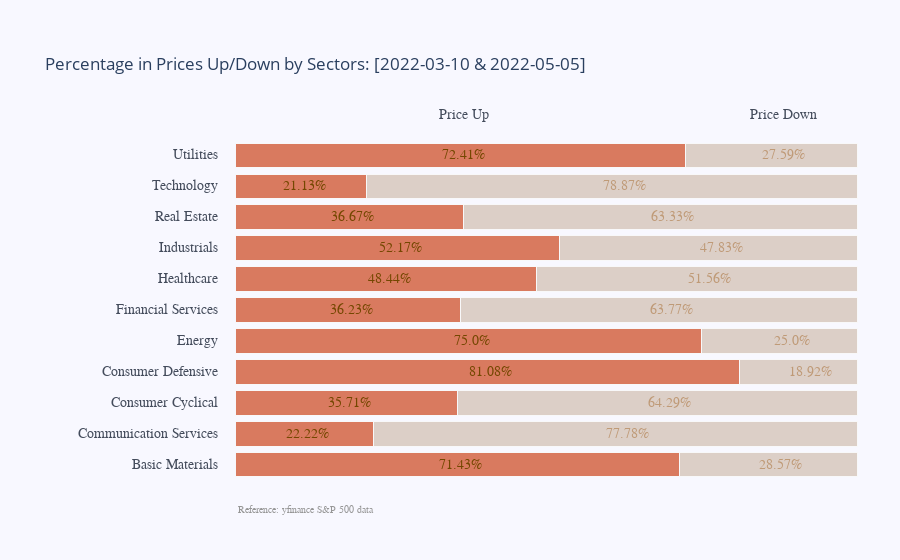

Source (notebook cell):
### Code cell
fig = go.Figure()
for i in range(0, len(x_data[0])):
    for xd, yd in zip(x_data, y_data):
        fig.add_trace(go.Bar(
            x=[xd[i]], y=[yd],
            orientation='h',
            marker=dict(color=colors[i],
                        line=dict(color='rgb(248, 248, 249)', width=1))
            ))
                   
fig.update_layout(
    title = f'Percentage in Prices Up/Down by Sectors: [{time_start} & {time_last}]',
    xaxis=dict(
        showgrid=False,
        showline=False,
        showticklabels=False,
        zeroline=False,
        domain=[0.15, 1]
    ),
    yaxis=dict(
        showgrid=False,
        showline=False,
        showticklabels=False,
        zeroline=False,
    ),
    barmode='stack',
    paper_bgcolor='rgb(248, 248, 255)',
    plot_bgcolor='rgb(248, 248, 255)',
    margin=dict(l=120, r=10, t=140, b=80),
    showlegend=False,
)

annotations = []
for yd, xd in zip(y_data, x_data):
    # labeling the y-axis
    annotations.append(dict(xref='paper', yref='y',
                            x=0.13, y=yd,
                            xanchor='right',
                            text=str(yd),
                            font=dict(family='Arial', size=14,
                                      color='rgb(68,76,92)'),
                            showarrow=False, align='right'))
    
    # labeling (positive)
    annotations.append(dict(xref='x', yref='y',
                            x= (xd[0] +1) / 2, y=yd,
                            text=str(xd[0]) + '%',
                            font=dict(family='Arial', size=14,
                                      color='rgb(116,71,0)'),
                            showarrow=False))
    # labeling on the left
    if yd == y_data[-1]:
        annotations.append(dict(xref='x', yref='paper',
                                x=(xd[0]+1) / 2, y=1.1,
                                text=top_labels[0],
                                font=dict(family='Arial', size=14,
                                          color='rgb(68,76,92)'),
                                showarrow=False))
    space = xd[0] + 2
    for i in range(1, len(xd)):
            # labeling negative percentage
            annotations.append(dict(xref='x', yref='y',
                                    x=space + (xd[i]/2), y=yd,
                                    text=str(xd[i]) + '%',
                                    font=dict(family='Arial', size=14,
                                              color='rgb(191,154,119)'),
                                    showarrow=False))
            # labeling negative title
            if yd == y_data[-1]:
                annotations.append(dict(xref='x', yref='paper',
                                        x=space + (xd[i]/2), y=1.1,
                                        text=top_labels[i],
                                        font=dict(family='Arial', size=14,
                                                  color='rgb(68,76,92)'),
                                        showarrow=False))
            space += xd[i]

annotations.append(dict(xref='paper', yref='paper',
                        x= 0.15, y=-0.109,
                        text="""Reference: yfinance S&P 500 data                         
                        """,
                        font=dict(family='Arial', size=10, color='rgb(150,150,150)'),
                        showarrow=False))

fig.update_layout(annotations=annotations)
fig.show()

### Figure 1 — Plotly figure (JSON) as saved in the notebook; plotly's stock layout.template omitted (floating-point values rounded to 4 significant figures)
{"data": [{"marker": {"color": "rgba(211,92,55, 0.8)", "line": {"color": "rgb(248, 248, 249)", "width": 1}}, "orientation": "h", "type": "bar", "x": [71.43], "y": ["Basic Materials"]}, {"marker": {"color": "rgba(211,92,55, 0.8)", "line": {"color": "rgb(248, 248, 249)", "width": 1}}, "orientation": "h", "type": "bar", "x": [22.22], "y": ["Communication Services"]}, {"marker": {"color": "rgba(211,92,55, 0.8)", "line": {"color": "rgb(248, 248, 249)", "width": 1}}, "orientation": "h", "type": "bar", "x": [35.71], "y": ["Consumer Cyclical"]}, {"marker": {"color": "rgba(211,92,55, 0.8)", "line": {"color": "rgb(248, 248, 249)", "width": 1}}, "orientation": "h", "type": "bar", "x": [81.08], "y": ["Consumer Defensive"]}, {"marker": {"color": "rgba(211,92,55, 0.8)", "line": {"color": "rgb(248, 248, 249)", "width": 1}}, "orientation": "h", "type": "bar", "x": [75], "y": ["Energy"]}, {"marker": {"color": "rgba(211,92,55, 0.8)", "line": {"color": "rgb(248, 248, 249)", "width": 1}}, "orientation": "h", "type": "bar", "x": [36.23], "y": ["Financial Services"]}, {"marker": {"color": "rgba(211,92,55, 0.8)", "line": {"color": "rgb(248, 248, 249)", "width": 1}}, "orientation": "h", "type": "bar", "x": [48.44], "y": ["Healthcare"]}, {"marker": {"color": "rgba(211,92,55, 0.8)", "line": {"color": "rgb(248, 248, 249)", "width": 1}}, "orientation": "h", "type": "bar", "x": [52.17], "y": ["Industrials"]}, {"marker": {"color": "rgba(211,92,55, 0.8)", "line": {"color": "rgb(248, 248, 249)", "width": 1}}, "orientation": "h", "type": "bar", "x": [36.67], "y": ["Real Estate"]}, {"marker": {"color": "rgba(211,92,55, 0.8)", "line": {"color": "rgb(248, 248, 249)", "width": 1}}, "orientation": "h", "type": "bar", "x": [21.13], "y": ["Technology"]}, {"marker": {"color": "rgba(211,92,55, 0.8)", "line": {"color": "rgb(248, 248, 249)", "width": 1}}, "orientation": "h", "type": "bar", "x": [72.41], "y": ["Utilities"]}, {"marker": {"color": "rgba(214,198,185, 0.8)", "line": {"color": "rgb(248, 248, 249)", "width": 1}}, "orientation": "h", "type": "bar", "x": [28.57], "y": ["Basic Materials"]}, {"marker": {"color": "rgba(214,198,185, 0.8)", "line": {"color": "rgb(248, 248, 249)", "width": 1}}, "orientation": "h", "type": "bar", "x": [77.78], "y": ["Communication Services"]}, {"marker": {"color": "rgba(214,198,185, 0.8)", "line": {"color": "rgb(248, 248, 249)", "width": 1}}, "orientation": "h", "type": "bar", "x": [64.29], "y": ["Consumer Cyclical"]}, {"marker": {"color": "rgba(214,198,185, 0.8)", "line": {"color": "rgb(248, 248, 249)", "width": 1}}, "orientation": "h", "type": "bar", "x": [18.92], "y": ["Consumer Defensive"]}, {"marker": {"color": "rgba(214,198,185, 0.8)", "line": {"color": "rgb(248, 248, 249)", "width": 1}}, "orientation": "h", "type": "bar", "x": [25], "y": ["Energy"]}, {"marker": {"color": "rgba(214,198,185, 0.8)", "line": {"color": "rgb(248, 248, 249)", "width": 1}}, "orientation": "h", "type": "bar", "x": [63.77], "y": ["Financial Services"]}, {"marker": {"color": "rgba(214,198,185, 0.8)", "line": {"color": "rgb(248, 248, 249)", "width": 1}}, "orientation": "h", "type": "bar", "x": [51.56], "y": ["Healthcare"]}, {"marker": {"color": "rgba(214,198,185, 0.8)", "line": {"color": "rgb(248, 248, 249)", "width": 1}}, "orientation": "h", "type": "bar", "x": [47.83], "y": ["Industrials"]}, {"marker": {"color": "rgba(214,198,185, 0.8)", "line": {"color": "rgb(248, 248, 249)", "width": 1}}, "orientation": "h", "type": "bar", "x": [63.33], "y": ["Real Estate"]}, {"marker": {"color": "rgba(214,198,185, 0.8)", "line": {"color": "rgb(248, 248, 249)", "width": 1}}, "orientation": "h", "type": "bar", "x": [78.87], "y": ["Technology"]}, {"marker": {"color": "rgba(214,198,185, 0.8)", "line": {"color": "rgb(248, 248, 249)", "width": 1}}, "orientation": "h", "type": "bar", "x": [27.59], "y": ["Utilities"]}], "layout": {"annotations": [{"align": "right", "font": {"color": "rgb(68,76,92)", "family": "Arial", "size": 14}, "showarrow": false, "text": "Basic Materials", "x": 0.13, "xanchor": "right", "xref": "paper", "y": "Basic Materials", "yref": "y"}, {"font": {"color": "rgb(116,71,0)", "family": "Arial", "size": 14}, "showarrow": false, "text": "71.43%", "x": 36.22, "xref": "x", "y": "Basic Materials", "yref": "y"}, {"font": {"color": "rgb(191,154,119)", "family": "Arial", "size": 14}, "showarrow": false, "text": "28.57%", "x": 87.72, "xref": "x", "y": "Basic Materials", "yref": "y"}, {"align": "right", "font": {"color": "rgb(68,76,92)", "family": "Arial", "size": 14}, "showarrow": false, "text": "Communication Services", "x": 0.13, "xanchor": "right", "xref": "paper", "y": "Communication Services", "yref": "y"}, {"font": {"color": "rgb(116,71,0)", "family": "Arial", "size": 14}, "showarrow": false, "text": "22.22%", "x": 11.61, "xref": "x", "y": "Communication Services", "yref": "y"}, {"font": {"color": "rgb(191,154,119)", "family": "Arial", "size": 14}, "showarrow": false, "text": "77.78%", "x": 63.11, "xref": "x", "y": "Communication Services", "yref": "y"}, {"align": "right", "font": {"color": "rgb(68,76,92)", "family": "Arial", "size": 14}, "showarrow": false, "text": "Consumer Cyclical", "x": 0.13, "xanchor": "right", "xref": "paper", "y": "Consumer Cyclical", "yref": "y"}, {"font": {"color": "rgb(116,71,0)", "family": "Arial", "size": 14}, "showarrow": false, "text": "35.71%", "x": 18.36, "xref": "x", "y": "Consumer Cyclical", "yref": "y"}, {"font": {"color": "rgb(191,154,119)", "family": "Arial", "size": 14}, "showarrow": false, "text": "64.29%", "x": 69.86, "xref": "x", "y": "Consumer Cyclical", "yref": "y"}, {"align": "right", "font": {"color": "rgb(68,76,92)", "family": "Arial", "size": 14}, "showarrow": false, "text": "Consumer Defensive", "x": 0.13, "xanchor": "right", "xref": "paper", "y": "Consumer Defensive", "yref": "y"}, {"font": {"color": "rgb(116,71,0)", "family": "Arial", "size": 14}, "showarrow": false, "text": "81.08%", "x": 41.04, "xref": "x", "y": "Consumer Defensive", "yref": "y"}, {"font": {"color": "rgb(191,154,119)", "family": "Arial", "size": 14}, "showarrow": false, "text": "18.92%", "x": 92.54, "xref": "x", "y": "Consumer Defensive", "yref": "y"}, {"align": "right", "font": {"color": "rgb(68,76,92)", "family": "Arial", "size": 14}, "showarrow": false, "text": "Energy", "x": 0.13, "xanchor": "right", "xref": "paper", "y": "Energy", "yref": "y"}, {"font": {"color": "rgb(116,71,0)", "family": "Arial", "size": 14}, "showarrow": false, "text": "75.0%", "x": 38, "xref": "x", "y": "Energy", "yref": "y"}, {"font": {"color": "rgb(191,154,119)", "family": "Arial", "size": 14}, "showarrow": false, "text": "25.0%", "x": 89.5, "xref": "x", "y": "Energy", "yref": "y"}, {"align": "right", "font": {"color": "rgb(68,76,92)", "family": "Arial", "size": 14}, "showarrow": false, "text": "Financial Services", "x": 0.13, "xanchor": "right", "xref": "paper", "y": "Financial Services", "yref": "y"}, {"font": {"color": "rgb(116,71,0)", "family": "Arial", "size": 14}, "showarrow": false, "text": "36.23%", "x": 18.61, "xref": "x", "y": "Financial Services", "yref": "y"}, {"font": {"color": "rgb(191,154,119)", "family": "Arial", "size": 14}, "showarrow": false, "text": "63.77%", "x": 70.11, "xref": "x", "y": "Financial Services", "yref": "y"}, {"align": "right", "font": {"color": "rgb(68,76,92)", "family": "Arial", "size": 14}, "showarrow": false, "text": "Healthcare", "x": 0.13, "xanchor": "right", "xref": "paper", "y": "Healthcare", "yref": "y"}, {"font": {"color": "rgb(116,71,0)", "family": "Arial", "size": 14}, "showarrow": false, "text": "48.44%", "x": 24.72, "xref": "x", "y": "Healthcare", "yref": "y"}, {"font": {"color": "rgb(191,154,119)", "family": "Arial", "size": 14}, "showarrow": false, "text": "51.56%", "x": 76.22, "xref": "x", "y": "Healthcare", "yref": "y"}, {"align": "right", "font": {"color": "rgb(68,76,92)", "family": "Arial", "size": 14}, "showarrow": false, "text": "Industrials", "x": 0.13, "xanchor": "right", "xref": "paper", "y": "Industrials", "yref": "y"}, {"font": {"color": "rgb(116,71,0)", "family": "Arial", "size": 14}, "showarrow": false, "text": "52.17%", "x": 26.59, "xref": "x", "y": "Industrials", "yref": "y"}, {"font": {"color": "rgb(191,154,119)", "family": "Arial", "size": 14}, "showarrow": false, "text": "47.83%", "x": 78.09, "xref": "x", "y": "Industrials", "yref": "y"}, {"align": "right", "font": {"color": "rgb(68,76,92)", "family": "Arial", "size": 14}, "showarrow": false, "text": "Real Estate", "x": 0.13, "xanchor": "right", "xref": "paper", "y": "Real Estate", "yref": "y"}, {"font": {"color": "rgb(116,71,0)", "family": "Arial", "size": 14}, "showarrow": false, "text": "36.67%", "x": 18.84, "xref": "x", "y": "Real Estate", "yref": "y"}, {"font": {"color": "rgb(191,154,119)", "family": "Arial", "size": 14}, "showarrow": false, "text": "63.33%", "x": 70.34, "xref": "x", "y": "Real Estate", "yref": "y"}, {"align": "right", "font": {"color": "rgb(68,76,92)", "family": "Arial", "size": 14}, "showarrow": false, "text": "Technology", "x": 0.13, "xanchor": "right", "xref": "paper", "y": "Technology", "yref": "y"}, {"font": {"color": "rgb(116,71,0)", "family": "Arial", "size": 14}, "showarrow": false, "text": "21.13%", "x": 11.06, "xref": "x", "y": "Technology", "yref": "y"}, {"font": {"color": "rgb(191,154,119)", "family": "Arial", "size": 14}, "showarrow": false, "text": "78.87%", "x": 62.56, "xref": "x", "y": "Technology", "yref": "y"}, {"align": "right", "font": {"color": "rgb(68,76,92)", "family": "Arial", "size": 14}, "showarrow": false, "text": "Utilities", "x": 0.13, "xanchor": "right", "xref": "paper", "y": "Utilities", "yref": "y"}, {"font": {"color": "rgb(116,71,0)", "family": "Arial", "size": 14}, "showarrow": false, "text": "72.41%", "x": 36.7, "xref": "x", "y": "Utilities", "yref": "y"}, {"font": {"color": "rgb(68,76,92)", "family": "Arial", "size": 14}, "showarrow": false, "text": "Price Up", "x": 36.7, "xref": "x", "y": 1.1, "yref": "paper"}, {"font": {"color": "rgb(191,154,119)", "family": "Arial", "size": 14}, "showarrow": false, "text": "27.59%", "x": 88.2, "xref": "x", "y": "Utilities", "yref": "y"}, {"font": {"color": "rgb(68,76,92)", "family": "Arial", "size": 14}, "showarrow": false, "text": "Price Down", "x": 88.2, "xref": "x", "y": 1.1, "yref": "paper"}, {"font": {"color": "rgb(150,150,150)", "family": "Arial", "size": 10}, "showarrow": false, "text": "Reference: yfinance S&P 500 data                         \n                        ", "x": 0.15, "xref": "paper", "y": -0.109, "yref": "paper"}], "barmode": "stack", "margin": {"b": 80, "l": 120, "r": 10, "t": 140}, "paper_bgcolor": "rgb(248, 248, 255)", "plot_bgcolor": "rgb(248, 248, 255)", "showlegend": false, "title": {"text": "Percentage in Prices Up/Down by Sectors: [2022-03-10 & 2022-05-05]"}, "xaxis": {"domain": [0.15, 1], "showgrid": false, "showline": false, "showticklabels": false, "zeroline": false}, "yaxis": {"showgrid": false, "showline": false, "showticklabels": false, "zeroline": false}}}
